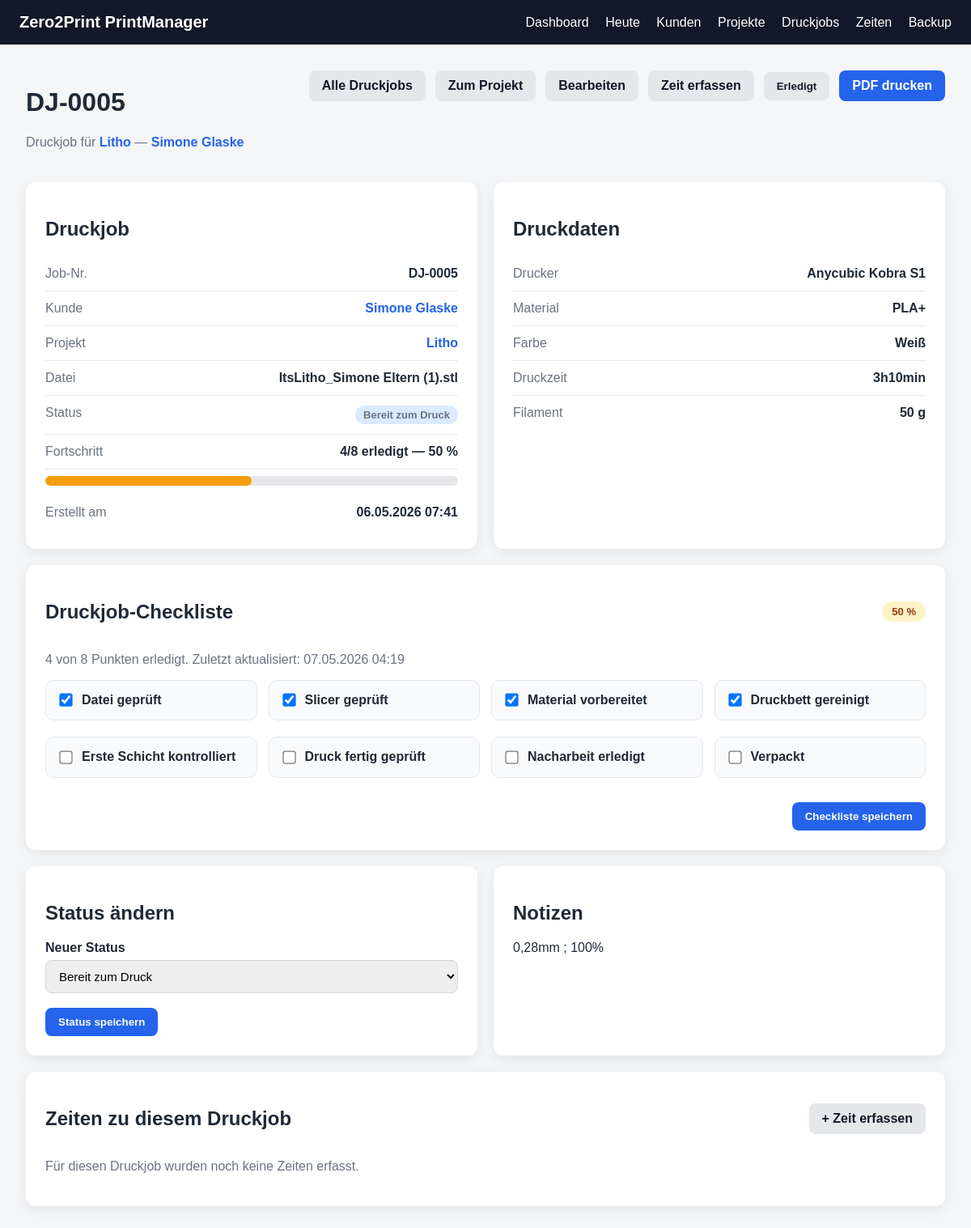
Before: /jobs/5 with the older database file.
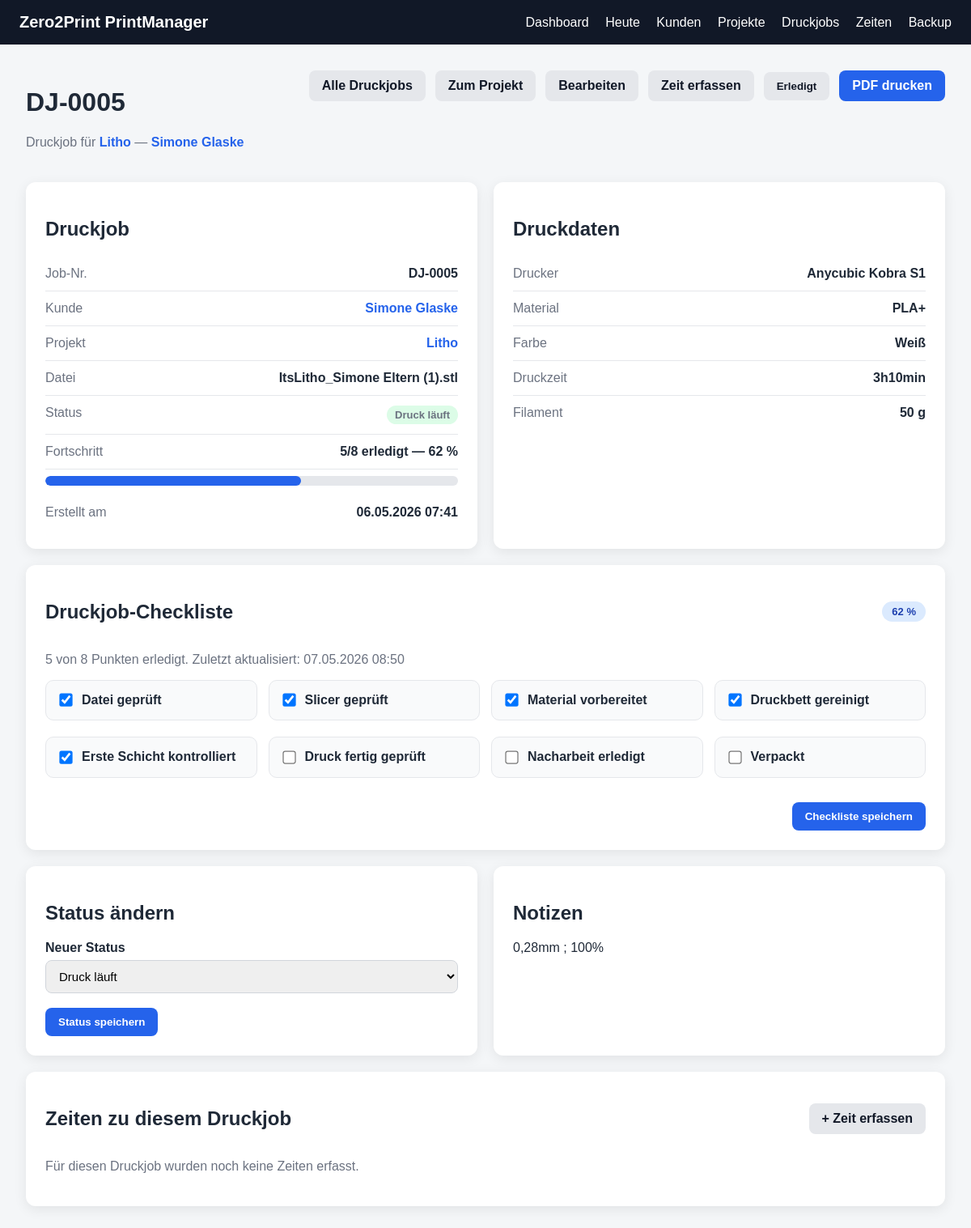
After: the same page with the newer database file.
### app/models.py (models this page shows)
class PrintJob(Base):
    __tablename__ = "print_jobs"
    id = Column(Integer, primary_key=True, index=True)
    project_id = Column(Integer, ForeignKey("projects.id"), nullable=False)
    file_id = Column(Integer, ForeignKey("project_files.id"), nullable=True)
    printer_name = Column(String, nullable=True)
    material = Column(String, nullable=True)
    color = Column(String, nullable=True)
    planned_print_time = Column(String, nullable=True)
    planned_weight_grams = Column(Integer, nullable=True)
    status = Column(String, default="Bereit zum Druck")
    notes = Column(Text, nullable=True)
    created_at = Column(DateTime, default=datetime.utcnow)
    project = relationship("Project", back_populates="print_jobs")
    file = relationship("ProjectFile", back_populates="print_jobs")
    time_entries = relationship(
        "TimeEntry",
        back_populates="print_job"
    )
    checklist = relationship(
        "PrintJobChecklist",
        back_populates="print_job",
        uselist=False,
        cascade="all, delete-orphan"
    )

class Project(Base):
    __tablename__ = "projects"
    id = Column(Integer, primary_key=True, index=True)
    customer_id = Column(Integer, ForeignKey("customers.id"), nullable=False)
    name = Column(String, nullable=False)
    description = Column(Text, nullable=True)
    status = Column(String, default="Anfrage")
    deadline = Column(String, nullable=True)
    note = Column(Text, nullable=True)
    created_at = Column(DateTime, default=datetime.utcnow)
    customer = relationship("Customer", back_populates="projects")
    files = relationship(
        "ProjectFile",
        back_populates="project",
        cascade="all, delete-orphan"
    )
    print_jobs = relationship(
        "PrintJob",
        back_populates="project",
        cascade="all, delete-orphan"
    )
    time_entries = relationship(
        "TimeEntry",
        back_populates="project",
        cascade="all, delete-orphan"
    )

class Customer(Base):
    __tablename__ = "customers"
    id = Column(Integer, primary_key=True, index=True)
    name = Column(String, nullable=False)
    email = Column(String, nullable=True)
    phone = Column(String, nullable=True)
    note = Column(Text, nullable=True)
    created_at = Column(DateTime, default=datetime.utcnow)
    projects = relationship(
        "Project",
        back_populates="customer",
        cascade="all, delete-orphan"
    )

class ProjectFile(Base):
    __tablename__ = "project_files"
    id = Column(Integer, primary_key=True, index=True)
    project_id = Column(Integer, ForeignKey("projects.id"), nullable=False)
    original_filename = Column(String, nullable=False)
    stored_filename = Column(String, nullable=False)
    file_path = Column(String, nullable=False)
    file_type = Column(String, nullable=True)
    version = Column(String, nullable=True)
    note = Column(Text, nullable=True)
    uploaded_at = Column(DateTime, default=datetime.utcnow)
    project = relationship("Project", back_populates="files")
    print_jobs = relationship(
        "PrintJob",
        back_populates="file"
    )

class PrintJobChecklist(Base):
    __tablename__ = "print_job_checklists"
    id = Column(Integer, primary_key=True, index=True)
    print_job_id = Column(Integer, ForeignKey("print_jobs.id"), nullable=False, unique=True)
    file_checked = Column(Boolean, default=False)
    slicer_checked = Column(Boolean, default=False)
    material_ready = Column(Boolean, default=False)
    bed_cleaned = Column(Boolean, default=False)
    first_layer_checked = Column(Boolean, default=False)
    print_finished_checked = Column(Boolean, default=False)
    post_processing_done = Column(Boolean, default=False)
    packed = Column(Boolean, default=False)
    updated_at = Column(DateTime, default=datetime.utcnow)
    print_job = relationship("PrintJob", back_populates="checklist")

### app/routes/print_jobs.py (the view)
@router.get("/{job_id}")
def print_job_detail(
    job_id: int,
    request: Request,
    db: Session = Depends(get_db)
):
    job = db.query(PrintJob).filter(PrintJob.id == job_id).first()
    if not job:
        return templates.TemplateResponse(
            request=request,
            name="not_found.html",
            context={
                "title": "Nicht gefunden",
                "message": "Druckjob wurde nicht gefunden."
            },
            status_code=404
        )
    checklist = get_or_create_checklist(db, job)
    return templates.TemplateResponse(
        request=request,
        name="print_job_detail.html",
        context={
            "title": f"DJ-{job.id:04d}",
            "job": job,
            "checklist": checklist
        }
    )

### app/templates/print_job_detail.html (shortened to what this page needs)
{% extends "base.html" %}
{% block content %}
<div class="page-header">
    <div>
        <h1>DJ-{{ "%04d"|format(job.id) }}</h1>
        <p class="muted">
            Druckjob für
            <a class="link-btn" href="/projects/{{ job.project.id }}">{{ job.project.name }}</a>
            —
            <a class="link-btn" href="/customers/{{ job.project.customer.id }}">{{ job.project.customer.name }}</a>
        </p>
    </div>
    <div class="header-actions">
        <a class="btn-secondary" href="/jobs">Alle Druckjobs</a>
        <a class="btn-secondary" href="/projects/{{ job.project.id }}">Zum Projekt</a>
        <a class="btn-secondary" href="/jobs/{{ job.id }}/edit">Bearbeiten</a>
        <a class="btn-secondary" href="/time/new?project_id={{ job.project.id }}&job_id={{ job.id }}">Zeit erfassen</a>
        <form method="post" action="/jobs/{{ job.id }}/done" onsubmit="return confirm('Druckjob als erledigt markieren?');">
            <button class="btn-secondary" type="submit">Erledigt</button>
        </form>
        <a class="btn" href="/jobs/{{ job.id }}/pdf" target="_blank">PDF drucken</a>
    </div>
</div>
<div class="detail-grid">
    <div class="page-card">
        <h2>Druckjob</h2>
        <div class="detail-row">
            <span>Job-Nr.</span>
            <strong>DJ-{{ "%04d"|format(job.id) }}</strong>
        </div>
        <div class="detail-row">
            <span>Kunde</span>
            <strong>
                <a class="link-btn" href="/customers/{{ job.project.customer.id }}">
                    {{ job.project.customer.name }}
                </a>
            </strong>
        </div>
        <div class="detail-row">
            <span>Projekt</span>
            <strong>
                <a class="link-btn" href="/projects/{{ job.project.id }}">
                    {{ job.project.name }}
                </a>
            </strong>
        </div>
        <div class="detail-row">
            <span>Datei</span>
            <strong>
                {% if job.file %}
                    {{ job.file.original_filename }}
                {% else %}
                    -
                {% endif %}
            </strong>
        </div>
        <div class="detail-row">
            <span>Status</span>
            <strong>
                <span class="status-pill {{ status_class(job.status) }}">
                    {{ job.status }}
                </span>
            </strong>
        </div>
        <div class="detail-row">
            <span>Fortschritt</span>
            <strong>
                {{ checklist_done_count(job) }}/{{ checklist_total_count() }} erledigt
                —
                {{ checklist_progress(job) }} %
            </strong>
        </div>
        <div class="progress-bar-wrap">
            <div class="progress-bar {{ checklist_progress_class(job) }}" style="width: {{ checklist_progress(job) }}%;"></div>
        </div>
        <div class="detail-row">
            <span>Erstellt am</span>
            <strong>{{ job.created_at.strftime("%d.%m.%Y %H:%M") }}</strong>
        </div>
    </div>
    <div class="page-card">
        <h2>Druckdaten</h2>
        <div class="detail-row">
            <span>Drucker</span>
            <strong>{{ job.printer_name or "-" }}</strong>
        </div>
        <div class="detail-row">
            <span>Material</span>
            <strong>{{ job.material or "-" }}</strong>
        </div>
        <div class="detail-row">
            <span>Farbe</span>
            <strong>{{ job.color or "-" }}</strong>
        </div>
        <div class="detail-row">
            <span>Druckzeit</span>
            <strong>{{ job.planned_print_time or "-" }}</strong>
        </div>
        <div class="detail-row">
            <span>Filament</span>
            <strong>
                {% if job.planned_weight_grams %}
                    {{ job.planned_weight_grams }} g
                {% else %}
                    -
                {% endif %}
            </strong>
        </div>
    </div>
</div>
<div class="page-card mt">
    <div class="section-header">
        <h2>Druckjob-Checkliste</h2>
        <span class="progress-pill {{ checklist_progress_class(job) }}">
            {{ checklist_progress(job) }} %
        </span>
    </div>
    <p class="muted">
        {{ checklist_done_count(job) }} von {{ checklist_total_count() }} Punkten erledigt.
        {% if checklist and checklist.updated_at %}
            Zuletzt aktualisiert: {{ checklist.updated_at.strftime("%d.%m.%Y %H:%M") }}
        {% endif %}
    </p>
    <form method="post" action="/jobs/{{ job.id }}/checklist">
        <div class="checklist-grid">
            <label class="checklist-item">
                <input type="checkbox" name="file_checked" value="1" {% if checklist and checklist.file_checked %}checked{% endif %}>
                <span>Datei geprüft</span>
            </label>
            <label class="checklist-item">
                <input type="checkbox" name="slicer_checked" value="1" {% if checklist and checklist.slicer_checked %}checked{% endif %}>
                <span>Slicer geprüft</span>
            </label>
            <label class="checklist-item">
                <input type="checkbox" name="material_ready" value="1" {% if checklist and checklist.material_ready %}checked{% endif %}>
                <span>Material vorbereitet</span>
            </label>
            <label class="checklist-item">
                <input type="checkbox" name="bed_cleaned" value="1" {% if checklist and checklist.bed_cleaned %}checked{% endif %}>
                <span>Druckbett gereinigt</span>
            </label>
            <label class="checklist-item">
                <input type="checkbox" name="first_layer_checked" value="1" {% if checklist and checklist.first_layer_checked %}checked{% endif %}>
                <span>Erste Schicht kontrolliert</span>
            </label>
            <label class="checklist-item">
                <input type="checkbox" name="print_finished_checked" value="1" {% if checklist and checklist.print_finished_checked %}checked{% endif %}>
                <span>Druck fertig geprüft</span>
            </label>
            <label class="checklist-item">
                <input type="checkbox" name="post_processing_done" value="1" {% if checklist and checklist.post_processing_done %}checked{% endif %}>
                <span>Nacharbeit erledigt</span>
            </label>
            <label class="checklist-item">
                <input type="checkbox" name="packed" value="1" {% if checklist and checklist.packed %}checked{% endif %}>
                <span>Verpackt</span>
            </label>
        </div>
        <div class="form-actions">
            <button class="btn" type="submit">Checkliste speichern</button>
        </div>
    </form>
</div>
<div class="detail-grid mt">
    <div class="page-card">
        <h2>Status ändern</h2>
        <form method="post" action="/jobs/{{ job.id }}/status">
            <div class="form-group">
                <label for="status">Neuer Status</label>
                <select id="status" name="status">
                    <option value="Bereit zum Druck" {% if job.status == "Bereit zum Druck" %}selected{% endif %}>Bereit zum Druck</option>
                    <option value="Druck läuft" {% if job.status == "Druck läuft" %}selected{% endif %}>Druck läuft</option>
                </select>
            </div>
            <button class="btn" type="submit">Status speichern</button>
        </form>
    </div>
    <div class="page-card">
        <h2>Notizen</h2>
        <p>{{ job.notes or "Keine Notizen vorhanden." }}</p>
    </div>
</div>
<div class="page-card mt">
    <div class="section-header">
        <h2>Zeiten zu diesem Druckjob</h2>
        <a class="btn-secondary" href="/time/new?project_id={{ job.project.id }}&job_id={{ job.id }}">+ Zeit erfassen</a>
    </div>
    {% if job.time_entries %}
    <table>
        <thead>
            <tr>
                <th>Datum</th>
                <th>Kategorie</th>
                <th>Dauer</th>
                <th>Notiz</th>
            </tr>
        </thead>
        <tbody>
            {% for entry in job.time_entries %}
            <tr>
                <td>{{ entry.created_at.strftime("%d.%m.%Y") }}</td>
                <td>{{ entry.category }}</td>
                <td>
                    {% if entry.duration_minutes %}
                        {{ entry.duration_minutes }} min
                    {% else %}
                        läuft
                    {% endif %}
                </td>
                <td>{{ entry.note or "-" }}</td>
            </tr>
            {% endfor %}
        </tbody>
    </table>
    {% else %}
    <p class="muted">Für diesen Druckjob wurden noch keine Zeiten erfasst.</p>
    {% endif %}
</div>
{% endblock %}

### app/templates/base.html (shortened to what this page needs)
<!DOCTYPE html>
<html lang="de">
<head>
    <link rel="stylesheet" href="/static/style.css">
</head>
<body>
<header class="topbar">
    <div class="brand">Zero2Print PrintManager</div>
    <nav>
        <a href="/">Dashboard</a>
        <a href="/today">Heute</a>
        <a href="/customers">Kunden</a>
        <a href="/projects">Projekte</a>
        <a href="/jobs">Druckjobs</a>
        <a href="/time">Zeiten</a>
        <a href="/backup">Backup</a>
    </nav>
</header>
<main class="container">
    {% block content %}{% endblock %}
</main>
</body>
</html>

Changed rows visible on the page:
changed PrintJob "Anycubic Kobra S1": status "Bereit zum Druck" → "Druck läuft"
changed PrintJobChecklist: file_checked+slicer_checked+material_ready "4" → "5"; file_checked+slicer_checked+material_ready "50" → "62"; updated_at "07.05.2026 04:19" → "07.05.2026 08:50"; first_layer_checked "☐" → "☑"
